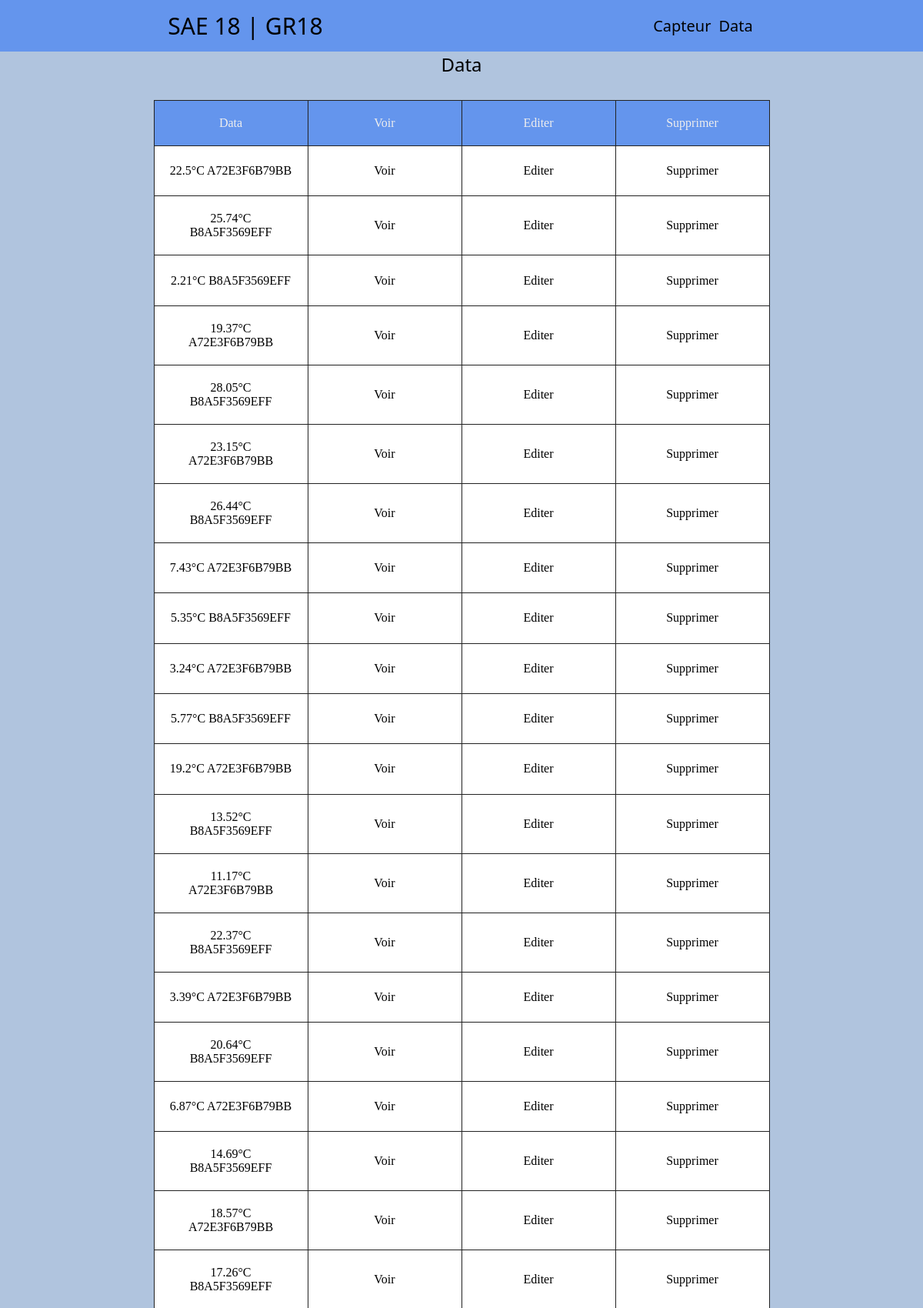
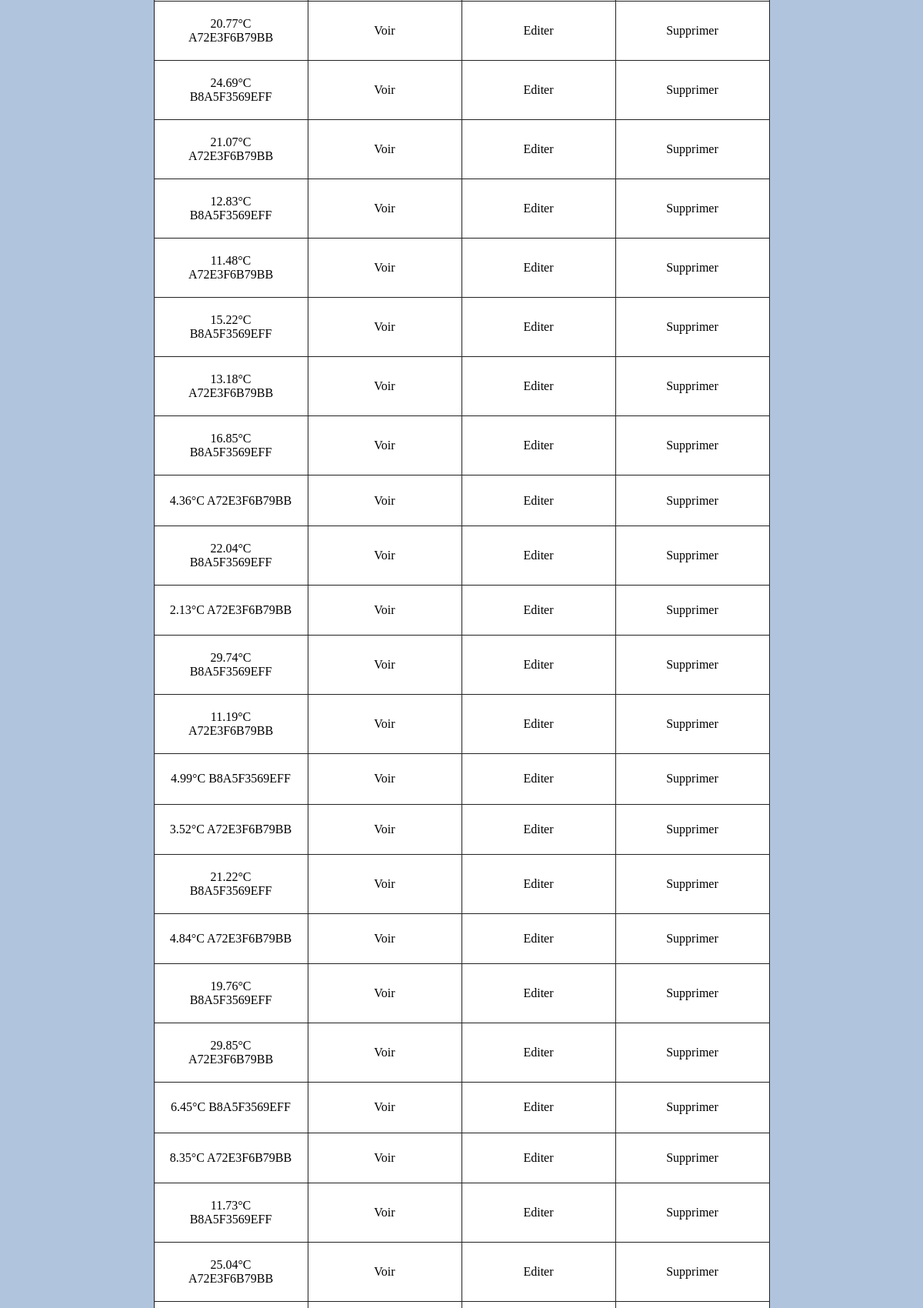
The page /data/list/ (upper part) on the database its author committed (2 pictures, top to bottom).
### mySAE24/models.py (models this page shows, shortened)
class Data(models.Model):
    temp = models.CharField(max_length=200)
    timestamp = models.DateTimeField(max_length=200)
    capteur = models.ForeignKey(Capteur, on_delete=models.CASCADE,blank=False)
    def __str__(self):
        chaine = self.temp + "°C " + self.capteur.id
        return chaine

class Capteur(models.Model):
    id = models.CharField(max_length=100,primary_key=True)
    nom = models.CharField(max_length=100)
    piece = models.CharField(max_length=100)
    emplacement = models.CharField(max_length=100)

### mySAE24/views/data/data_list.py (the view)
# urls.py: path('data/list/', DataListView.as_view(), name='data_list'),
class DataListView(ListView):
    model = Data
    template_name = "data/data_list.html"

### mySAE24/templates/data/data_list.html (shortened to what this page needs)
{% extends "main.html" %}
{% block content %}
<h2 class="form-title">Data</h2>
<table class="table table-fluid">
        <tr>
            <th>Data</th>
            <th>Voir</th>
            <th>Editer</th>
            <th>Supprimer</th>
        </tr>
        {% for Data in object_list %}
        <tr>
            <td>{{ Data }}</td>
            <td><a href="{% url "data_detail" Data.id %}">Voir</a></td>
            <td><a href="{% url "data_update" Data.id %}">Editer</a></td>
            <td><a href="{% url "data_delete" Data.id %}">Supprimer</a></td>
        </tr>
        {% endfor %}
</table>
</div>
{% endblock content %}

### mySAE24/static/main.css (style rules this page uses)
* { box-sizing:border-box; padding:0; margin:0; font-weight:1; color: black; overflow-x:hidden; }
body { background-color:#B0C4DE;font-family:system-ui,arial;display:flex;align-items:center;flex-direction:column; }
table { border-collapse: collapse;margin-top:30px; }
table > tbody > tr > th, table > tbody > tr > td { padding:20px;border:1px solid #222;background:white;font-family:tahoma;width:200px;text-align:center; }
table > tbody > tr > th { background:#6495ED;color:#EEE; }
h2 { text-align: center; overflow-y: hidden; }
* { margin: 0; padding: 0; }
a { display: block; position: relative; padding: 0.2em 0; text-decoration: none; }
a::after { content: ''; position: absolute; bottom: 0; left: 0; width: 100%; height: 0.1em; background-color: hotpink; opacity: 0; transition: opacity 300ms, transform 300ms; }
a { overflow: hidden; }
a::after { opacity 1; transform: translate3d(-100%, 0, 0); }
table a { text-decoration: none; }

### rows shown on the page
Data: temp+capteur "22.5°C A72E3F6B79BB"
Data: temp+capteur "25.74°C B8A5F3569EFF"
Data: temp+capteur "2.21°C B8A5F3569EFF"
Data: temp+capteur "19.37°C A72E3F6B79BB"
Data: temp+capteur "28.05°C B8A5F3569EFF"
Data: temp+capteur "23.15°C A72E3F6B79BB"
Data: temp+capteur "26.44°C B8A5F3569EFF"
Data: temp+capteur "7.43°C A72E3F6B79BB"
Data: temp+capteur "5.35°C B8A5F3569EFF"
Data: temp+capteur "3.24°C A72E3F6B79BB"
Data: temp+capteur "5.77°C B8A5F3569EFF"
Data: temp+capteur "19.2°C A72E3F6B79BB"
Data: temp+capteur "13.52°C B8A5F3569EFF"
Data: temp+capteur "11.17°C A72E3F6B79BB"
Data: temp+capteur "22.37°C B8A5F3569EFF"
Data: temp+capteur "3.39°C A72E3F6B79BB"
Data: temp+capteur "20.64°C B8A5F3569EFF"
Data: temp+capteur "6.87°C A72E3F6B79BB"
Data: temp+capteur "14.69°C B8A5F3569EFF"
Data: temp+capteur "18.57°C A72E3F6B79BB"
Data: temp+capteur "17.26°C B8A5F3569EFF"
Data: temp+capteur "20.77°C A72E3F6B79BB"
Data: temp+capteur "24.69°C B8A5F3569EFF"
Data: temp+capteur "21.07°C A72E3F6B79BB"
Data: temp+capteur "12.83°C B8A5F3569EFF"
Data: temp+capteur "11.48°C A72E3F6B79BB"
Data: temp+capteur "15.22°C B8A5F3569EFF"
Data: temp+capteur "13.18°C A72E3F6B79BB"
Data: temp+capteur "16.85°C B8A5F3569EFF"
Data: temp+capteur "4.36°C A72E3F6B79BB"
Data: temp+capteur "22.04°C B8A5F3569EFF"
Data: temp+capteur "2.13°C A72E3F6B79BB"
Data: temp+capteur "29.74°C B8A5F3569EFF"
Data: temp+capteur "11.19°C A72E3F6B79BB"
Data: temp+capteur "4.99°C B8A5F3569EFF"
Data: temp+capteur "3.52°C A72E3F6B79BB"
Data: temp+capteur "21.22°C B8A5F3569EFF"
Data: temp+capteur "4.84°C A72E3F6B79BB"
Data: temp+capteur "19.76°C B8A5F3569EFF"
Data: temp+capteur "29.85°C A72E3F6B79BB"
Data: temp+capteur "6.45°C B8A5F3569EFF"
Data: temp+capteur "8.35°C A72E3F6B79BB"
Data: temp+capteur "11.73°C B8A5F3569EFF"
Data: temp+capteur "25.04°C A72E3F6B79BB"
